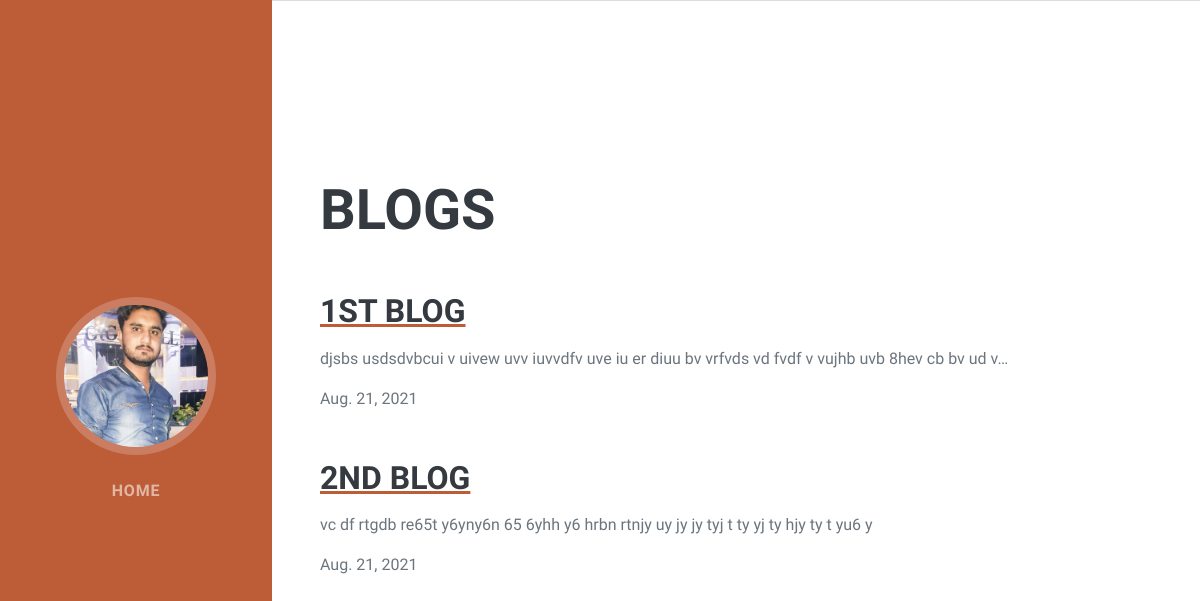
Screenshot of /blog/ with the database file from the repository.
### blog/models.py (models this page shows, shortened)
class Blog(models.Model):
    title = models.CharField(max_length=50)
    description = models.TextField()
    date = models.DateField()
    def get_absolute_url(self):
        return reverse("blog:blog_detail", kwargs={
            "blog_id": self.id
            })

### blog/views.py (the view)
# urls.py: path('',views.all_blogs,name='all_blogs'),
def all_blogs(request):
    blogs = Blog.objects.order_by('-date')
    context = {
        'blogs' : blogs
    }
    return render(request,'blog/all_blogs.html',context)

### blog/templates/blog/all_blogs.html (shortened to what this page needs)
<!DOCTYPE html>
{% load static %}
<html lang="en">
    <head>
        <link href="{%static 'css/styles.css'%}" rel="stylesheet" />
    </head>
    <body id="page-top">
        <nav class="navbar navbar-expand-lg navbar-dark bg-primary fixed-top" id="sideNav">
            <a class="navbar-brand js-scroll-trigger" href="#page-top">
                <span class="d-none d-lg-block"><img class="img-fluid img-profile rounded-circle mx-auto mb-2" src="{%static 'img/mudasir.jpg'%}" alt="..." /></span>
            </a>
            <div class="collapse navbar-collapse" id="navbarResponsive">
                <ul class="navbar-nav">
                    <li class="nav-item"><a class="nav-link js-scroll-trigger" href="{% url 'index' %}">Home</a></li>
                </ul>
            </div>
        </nav>
        <div class="container-fluid p-0">
            <section class="resume-section" id="blog">
                <div class="w-100">
                    <h2 class="mb-5">Blogs</h2>
                    {% for blog in blogs %}
                    <a href="{{blog.get_absolute_url}}"><h3 class="mb-3">{{blog.title}}</h3></a>
                    <p>{{blog.description|truncatechars:100}}</p>
                    <p class="mb-0">{{blog.date}}</p>
                    <br><br>
                    {% endfor %}
                </div>
            </section>
        </div>
    </body>
</html>

### rows the page displays
Blog: title "1ST BLOG", description "djsbs usdsdvbcui v uivew uvv iuvvdfv uve iu er diuu bv vrfvds vd fvdf v vujhb uvb 8hev cb bv ud v…", date "Aug. 21, 2021"
Blog: title "2ND BLOG", description "vc df rtgdb re65t y6yny6n 65 6yhh y6 hrbn rtnjy uy jy jy tyj t ty yj ty hjy ty t yu6 y", date "Aug. 21, 2021"
